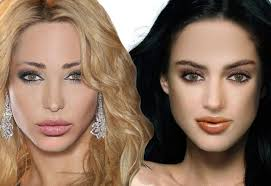
#> input picture download.jpeg, 271 x 186 px
$ python main.py
#> lines starting #> are read from the running program, lines starting #| are printed output that depends on the picture; after the words box and inside, x2 and y2 are one past the last pixel; in counts of white or black regions, pixels touching at a corner belong together
import cv2


face_haar_cascade = cv2.CascadeClassifier("haarcascade_frontalface_default.xml")
image=cv2.imread("download.jpeg")
#> image is the input picture: shape (186, 271, 3); mean B, G, R 93.2, 112.1, 138.4
gray=cv2.cvtColor(image,cv2.COLOR_BGR2GRAY)
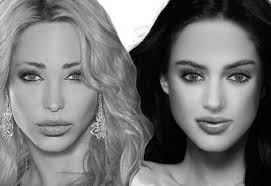
#> gray: shape (186, 271); min 0, max 255, mean 117.8
cv2.imshow("GRAY",gray)
faces=face_haar_cascade.detectMultiScale(gray,scaleFactor=1.1,minNeighbors=4)
#> faces = [[91, 97, 64, 64], [5, 33, 104, 104], [159, 39, 105, 105]]

for (x,y,w,h) in faces:
    cv2.rectangle(image,(x,y),(x+w,y+h),(0,255,0),5)
#> this loop made 3 passes
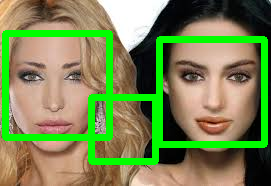
#> image: shape (186, 271, 3); 14.55% of pixels changed, all inside (x1, y1, x2, y2) = (2, 30, 268, 165)

cv2.imshow('faces',image)

cv2.waitKey(0)

$ run again, with {32A35541-D42B-4A6B-A13E-CA6898487930}.png.jpg copied over download.jpeg
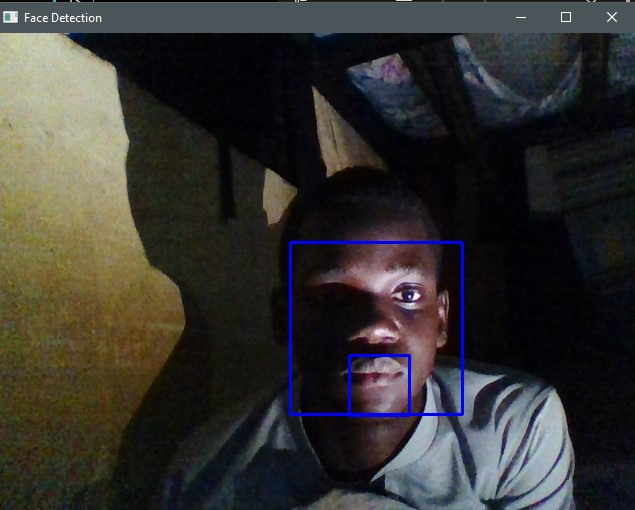
#> input picture {32A35541-D42B-4A6B-A13E-CA6898487930}.png.jpg, 635 x 510 px
#> image is the input picture: shape (510, 635, 3); mean B, G, R 48.6, 51.2, 52.9
#> `gray=cv2.cvtColor(image,cv2.COLOR_BGR2GRAY)`:
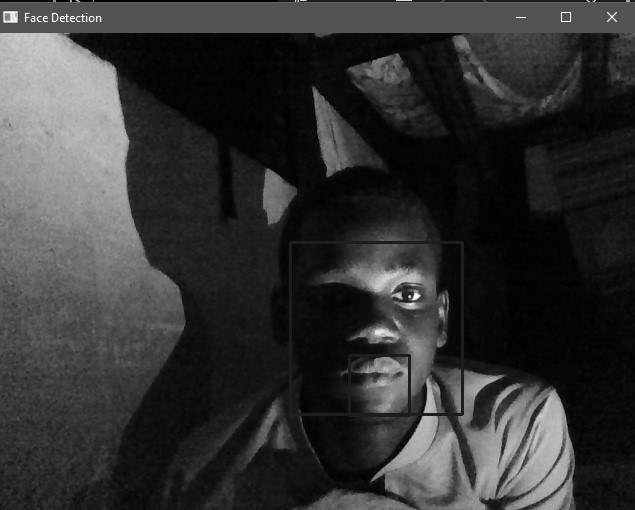
#> gray: shape (510, 635); min 0, max 255, mean 51.4
#> faces = [[352, 355, 58, 58], [287, 230, 178, 178]]
#> the loop `for (x,y,w,h) in faces:` made 2 passes
#> after the loop `for (x,y,w,h) in faces:`:
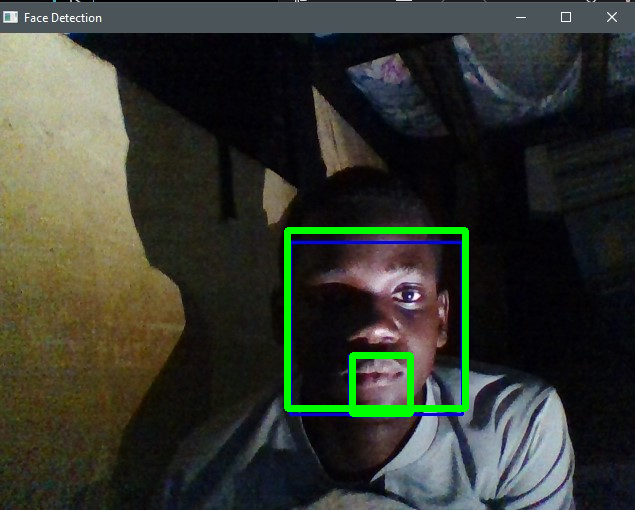
#> image: shape (510, 635, 3); 1.97% of pixels changed, all inside (x1, y1, x2, y2) = (284, 227, 469, 417)
